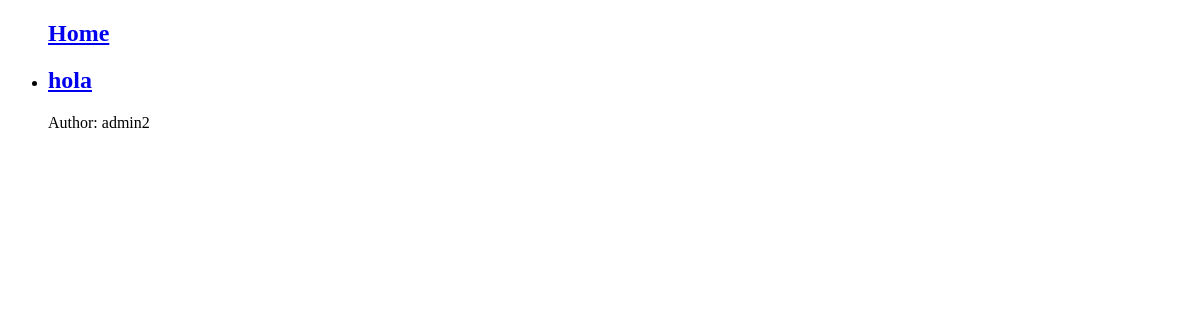
The app's page /, older data.
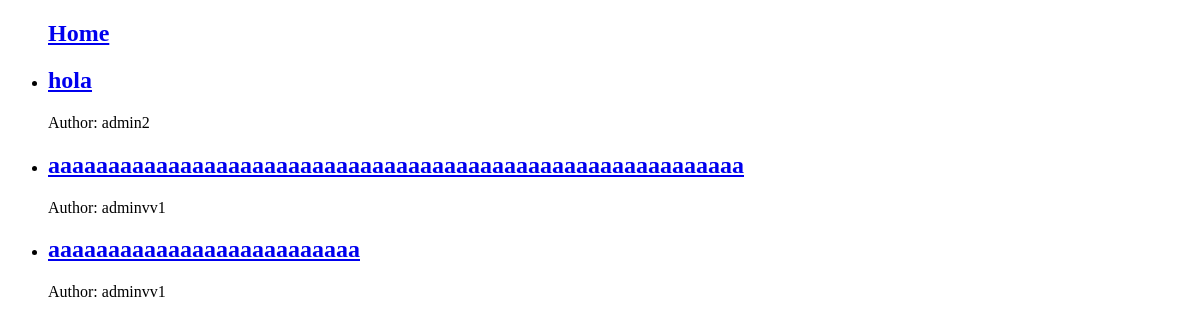
The same page, newer data.
### blog/models.py (models this page shows, shortened)
class Post(models.Model):
    title = models.CharField(max_length=200)
    content = models.TextField()
    created_at = models.DateTimeField(auto_now_add=True)
    updated_at = models.DateTimeField(auto_now=True)
    author = models.ForeignKey('auth.User', on_delete=models.CASCADE)

### blog/views.py (the view)
# urls.py: path('', PostListView.as_view(), name='post_list'),
class PostListView(ListView):
    model = Post
    template_name = 'post_list.html'

### templates/post_list.html
{% extends "_base.html" %}
{% block content %}
    <ul>
        {% for post in post_list %}
            <li>
                <h2><a href="{% url 'post_detail' post.pk %}">{{ post.title }}</a></h2>
                <p>Author: {{ post.author }}</p>
            </li>
        {% endfor %}
    </ul>
    {% endblock content %}

Row changes from the older to the newer data that the page shows:
added Post: title "aaaaaaaaaaaaaaaaaaaaaaaaaaaaaaaaaaaaaaaaaaaaaaaaaaaaaaaaaa", author "adminvv1"
added Post: title "aaaaaaaaaaaaaaaaaaaaaaaaaa", author "adminvv1"
